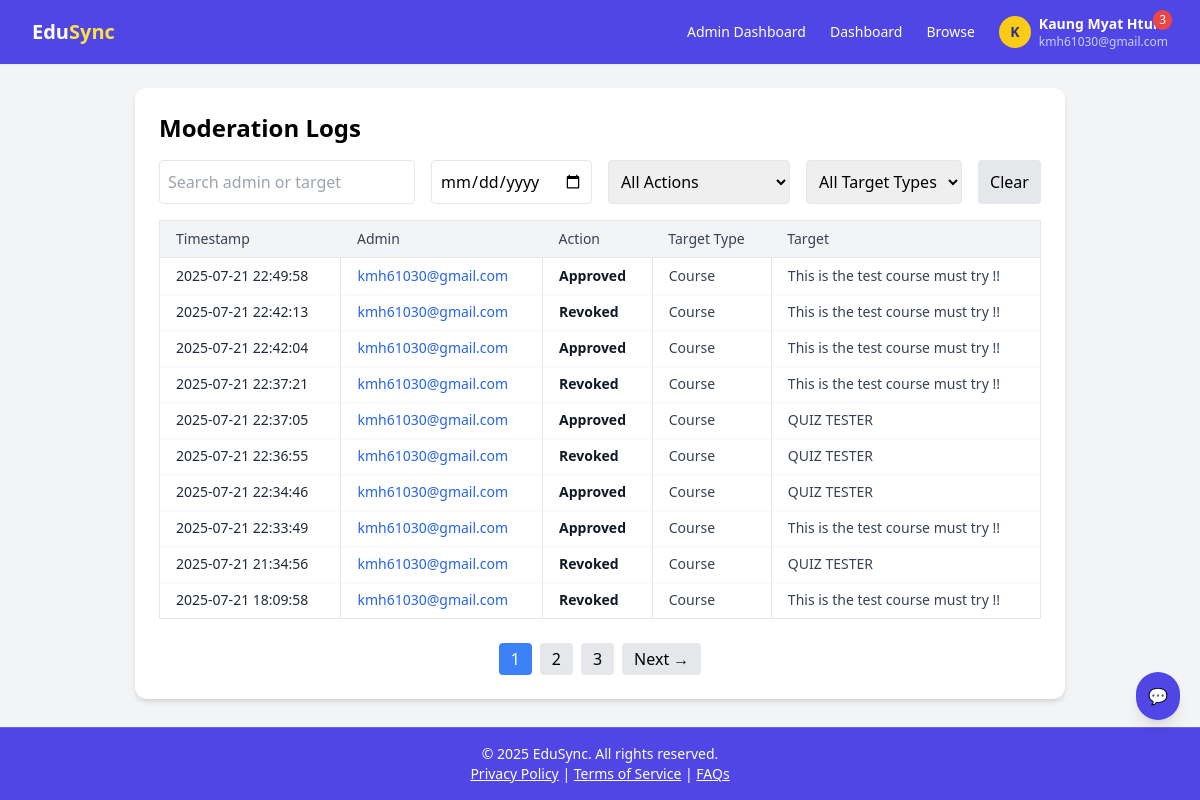
The app's page /adminpanel/moderation-logs/ (signed in), older data.
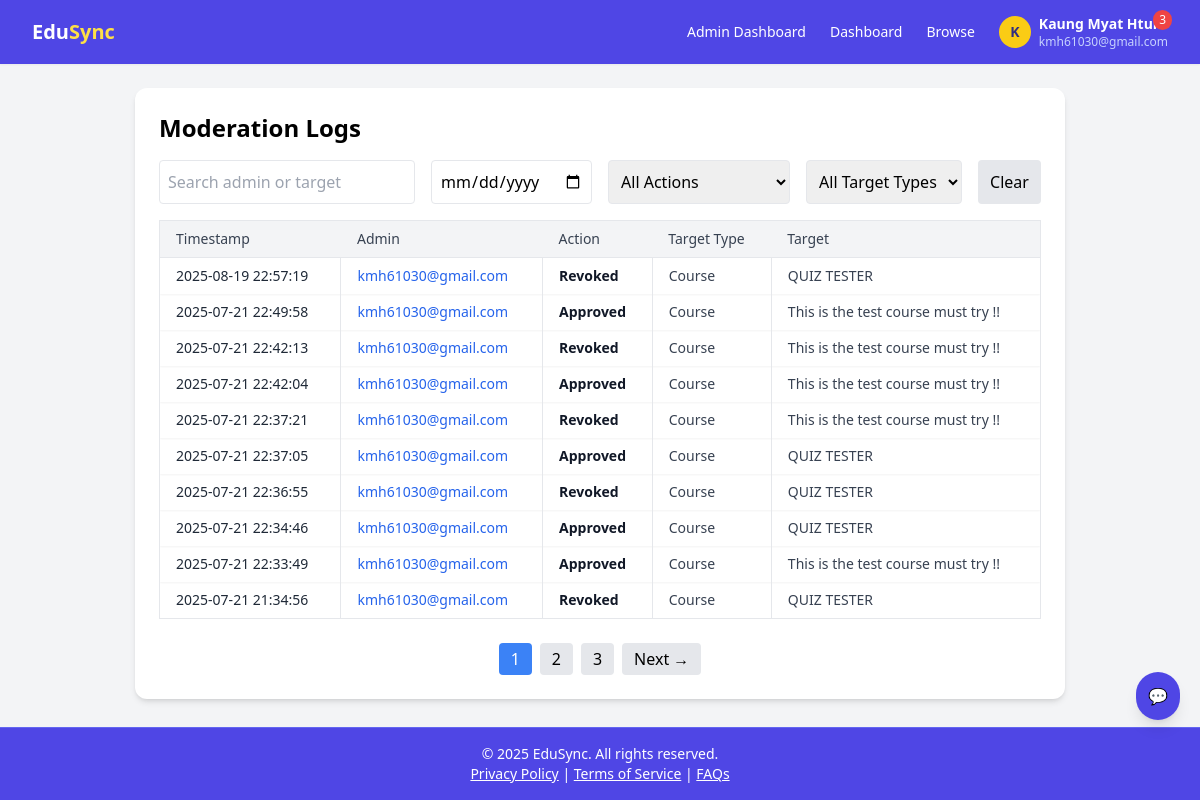
The same page, newer data.
### adminpanel/models.py (models this page shows, shortened)
class ModerationLog(models.Model):
    ACTION_CHOICES = [
        ('approve', 'Approved'),
        ('revoke', 'Revoked'),
        ('suspend', 'User Suspended'),
        ('unsuspend', 'User Unsuspended'),
        ('delete_course', 'Deleted Course'),
        ('promote_to_staff', 'Promotion'),
        ('demote_from_staff', 'Demotion'),
    ]
    admin = models.ForeignKey(
        settings.AUTH_USER_MODEL,
        on_delete=models.CASCADE,
        related_name='moderation_logs'
    )
    action = models.CharField(max_length=20, choices=ACTION_CHOICES)
    target_type = models.CharField(max_length=50)
    target_id = models.IntegerField()
    target_repr = models.TextField()
    timestamp = models.DateTimeField(auto_now_add=True)

### accounts/models.py (models this page shows, shortened)
class CustomUser(AbstractBaseUser, PermissionsMixin):
    email = models.EmailField(unique=True)
    full_name = models.CharField(max_length=255)
    profile_picture = models.ImageField(upload_to='profile_pictures/', blank=True, null=True)
    is_staff = models.BooleanField(default=False)
    is_active = models.BooleanField(default=True)
    date_joined = models.DateTimeField(default=timezone.now)
    timeout_until = models.DateTimeField(null=True, blank=True)
    is_email_verified = models.BooleanField(default=False)
    verification_sent_at = models.DateTimeField(null=True, blank=True)
    objects = CustomUserManager()
    USERNAME_FIELD = 'email'
    REQUIRED_FIELDS = ['full_name']

### adminpanel/views.py (the view)
# urls.py: path('moderation-logs/', views.moderation_log_view, name='moderation_log'),
@login_required
@user_passes_test(is_admin)
def moderation_log_view(request):
    query = request.GET.get('query', '')
    action_filter = request.GET.get('action', '')
    target_type_filter = request.GET.get('target_type', '')
    date_filter = request.GET.get('date', '')
    page_number = request.GET.get('page', 1)
    logs = ModerationLog.objects.select_related('admin').order_by('-timestamp')
    if query:
        logs = logs.filter(
            Q(admin__email__icontains=query) |
            Q(target_repr__icontains=query)
        )
    if action_filter:
        logs = logs.filter(action=action_filter)
    if target_type_filter:
        logs = logs.filter(target_type__iexact=target_type_filter)
    if date_filter:
        try:
            date_obj = datetime.strptime(date_filter, '%Y-%m-%d').date()
            logs = logs.filter(timestamp__date=date_obj)
        except ValueError:
            pass
    paginator = Paginator(logs, 10)
    page_obj = paginator.get_page(page_number)
    context = {
        'logs': page_obj,
        'page_obj': page_obj,
        'actions': ModerationLog.ACTION_CHOICES,
    }
    if request.headers.get('x-requested-with') == 'XMLHttpRequest':
        html = render_to_string('adminpanel/partials/moderation_logs_table.html', context, request=request)
        return JsonResponse({'html': html})
    return render(request, 'adminpanel/moderation_logs.html', context)

### adminpanel/views.py (called while the page is built)
def is_admin(user):
    return user.is_staff or user.is_superuser

### notifications/context_processors.py (called while the page is built)
def unread_notifications_count(request):
    if request.user.is_authenticated:
        count = Notification.objects.filter(recipient=request.user, is_read=False).count()
    else:
        count = 0
    return {'unread_notifications_count': count}

### templates/adminpanel/moderation_logs.html (shortened to what this page needs)
{% extends 'base.html' %}
{% block content %}
<div class="p-6 bg-white rounded-xl shadow-md">
  <h1 class="text-2xl font-semibold mb-4">Moderation Logs</h1>
  <div class="mb-4 flex flex-wrap gap-4">
    <input id="log-query" type="text" placeholder="Search admin or target" class="border rounded p-2 w-64" />
    <input id="log-date" type="date" class="border rounded p-2" />
    <select id="log-action" class="border rounded p-2">
      <option value="">All Actions</option>
    </select>
    <select id="log-target-type" class="border rounded p-2">
      <option value="">All Target Types</option>
    </select>
    <button id="clear-filters" class="bg-gray-200 px-3 py-2 rounded">Clear</button>
  </div>
  <div id="moderation-log-table">
    {% include 'adminpanel/partials/moderation_logs_table.html' %}
  </div>
</div>
{% endblock %}

### templates/adminpanel/partials/moderation_logs_table.html (shortened to what this page needs)
<div class="overflow-x-auto">
  <table class="min-w-full border border-gray-200 w-full">
    <thead class="bg-gray-100 hidden md:table-header-group">
      <tr>
        <th class="px-4 py-2 text-left text-sm font-medium text-gray-700 border-b">Timestamp</th>
        <th class="px-4 py-2 text-left text-sm font-medium text-gray-700 border-b">Admin</th>
        <th class="px-4 py-2 text-left text-sm font-medium text-gray-700 border-b">Action</th>
        <th class="px-4 py-2 text-left text-sm font-medium text-gray-700 border-b">Target Type</th>
        <th class="px-4 py-2 text-left text-sm font-medium text-gray-700 border-b">Target</th>
      </tr>
    </thead>
    <tbody class="block md:table-row-group">
      {% for log in logs %}
      <tr class="block md:table-row border border-gray-300 rounded-md mb-4 md:mb-0 md:border-0 md:rounded-none bg-white shadow-sm md:bg-transparent">
        <td class="block md:table-cell px-4 py-2 text-sm text-gray-800 font-semibold md:font-normal border-b md:border-b-0 md:border-r border-gray-200 md:text-left">
          {{ log.timestamp|date:"Y-m-d H:i:s" }}
        </td>
        <td class="block md:table-cell px-4 py-2 text-sm text-blue-600 md:text-left border-b md:border-b-0 md:border-r border-gray-200">
          {{ log.admin.email }}
        </td>
        <td class="block md:table-cell px-4 py-2 text-sm font-semibold text-gray-900 md:text-left border-b md:border-b-0 md:border-r border-gray-200">
          {{ log.get_action_display }}
        </td>
        <td class="block md:table-cell px-4 py-2 text-sm text-gray-700 md:text-left border-b md:border-b-0 md:border-r border-gray-200">
          {{ log.target_type }}
        </td>
        <td class="block md:table-cell px-4 py-2 text-sm text-gray-700 md:text-left">
          {{ log.target_repr }}
        </td>
      </tr>
      {% empty %}
      <tr class="block md:table-row">
        <td colspan="5" class="block px-4 py-6 text-center text-gray-500">
          No moderation logs found.
        </td>
      </tr>
      {% endfor %}
    </tbody>
  </table>
</div>
{% if page_obj.has_other_pages %}
  <div class="mt-6 flex justify-center flex-wrap gap-2">
    {% for num in page_obj.paginator.page_range %}
      {% if num >= page_obj.number|add:'-2' and num <= page_obj.number|add:'2' %}
        {% if num == page_obj.number %}
          <span class="px-3 py-1 bg-blue-500 text-white rounded">{{ num }}</span>
        {% else %}
          <a href="?page={{ num }}" class="px-3 py-1 bg-gray-200 rounded hover:bg-gray-300">{{ num }}</a>
        {% endif %}
      {% endif %}
    {% endfor %}
    {% if page_obj.has_next %}
      <a href="?page={{ page_obj.next_page_number }}" class="px-3 py-1 bg-gray-200 rounded hover:bg-gray-300">Next →</a>
    {% endif %}
  </div>
{% endif %}

Row changes from the older to the newer data that the page shows:
no longer on this page (row unchanged): ModerationLog: timestamp "2025-07-21 18:09:58", admin.email "kmh61030@gmail.com", action "Revoked", target_type "Course", target_repr "This is the test course must try !!"
added ModerationLog: timestamp "2025-08-19 22:57:19", admin.email "kmh61030@gmail.com", action "Revoked", target_type "Course", target_repr "QUIZ TESTER"
